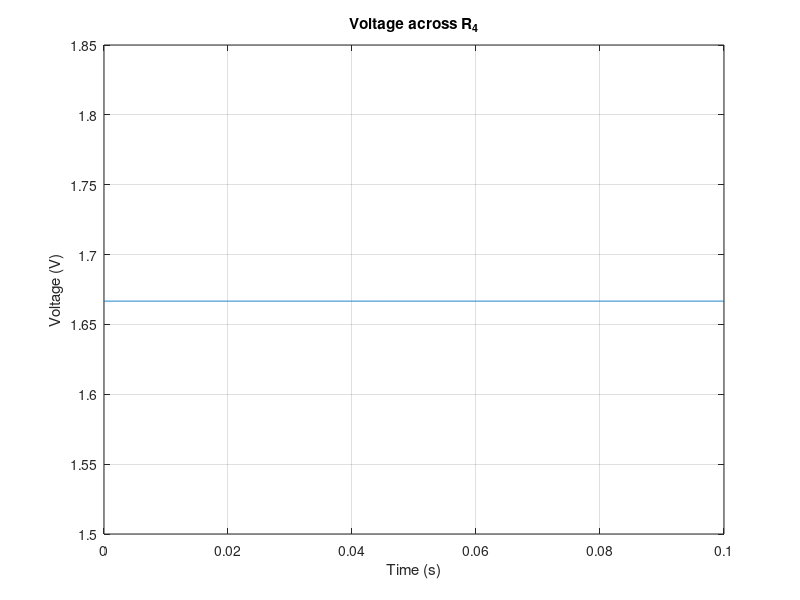

Here is the MATLAB script that generated this plot:
% Electric resistance model
clc
clear all
close all
% Parameters
R1=1;
R2=2;
R3=10;
R4=0.1;
R0=1000;
% Input
Vin=1;
% Output
Vout=0;
% Time
t=0:0.0001:0.1;
% Loop
for i=1:length(t)
    Vout(i)=((R2*R3)/(R2+R3))*Vin;
end
% Plot
plot(t,Vout)
title('Voltage across R_4')
xlabel('Time (s)')
ylabel('Voltage (V)')
grid on
